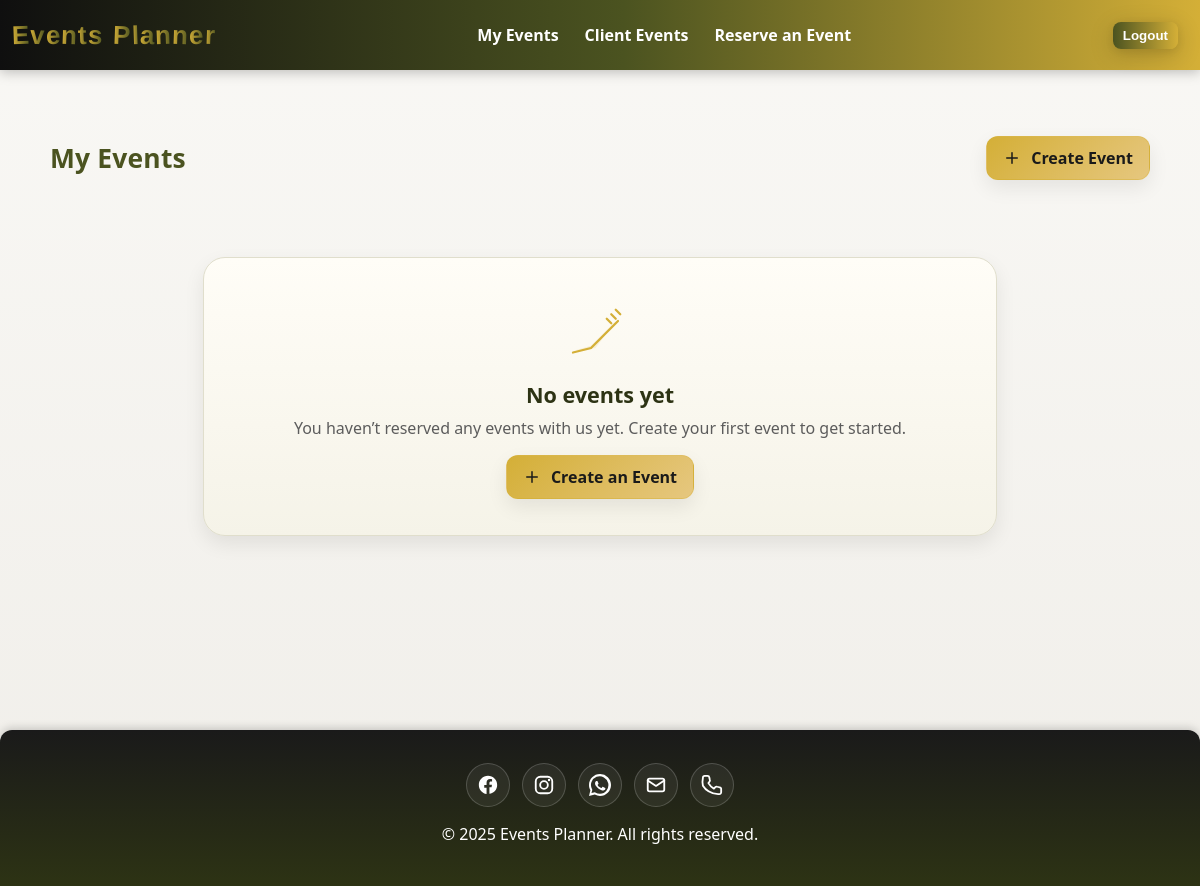
The page /events/ (signed in) on the database as committed earlier.
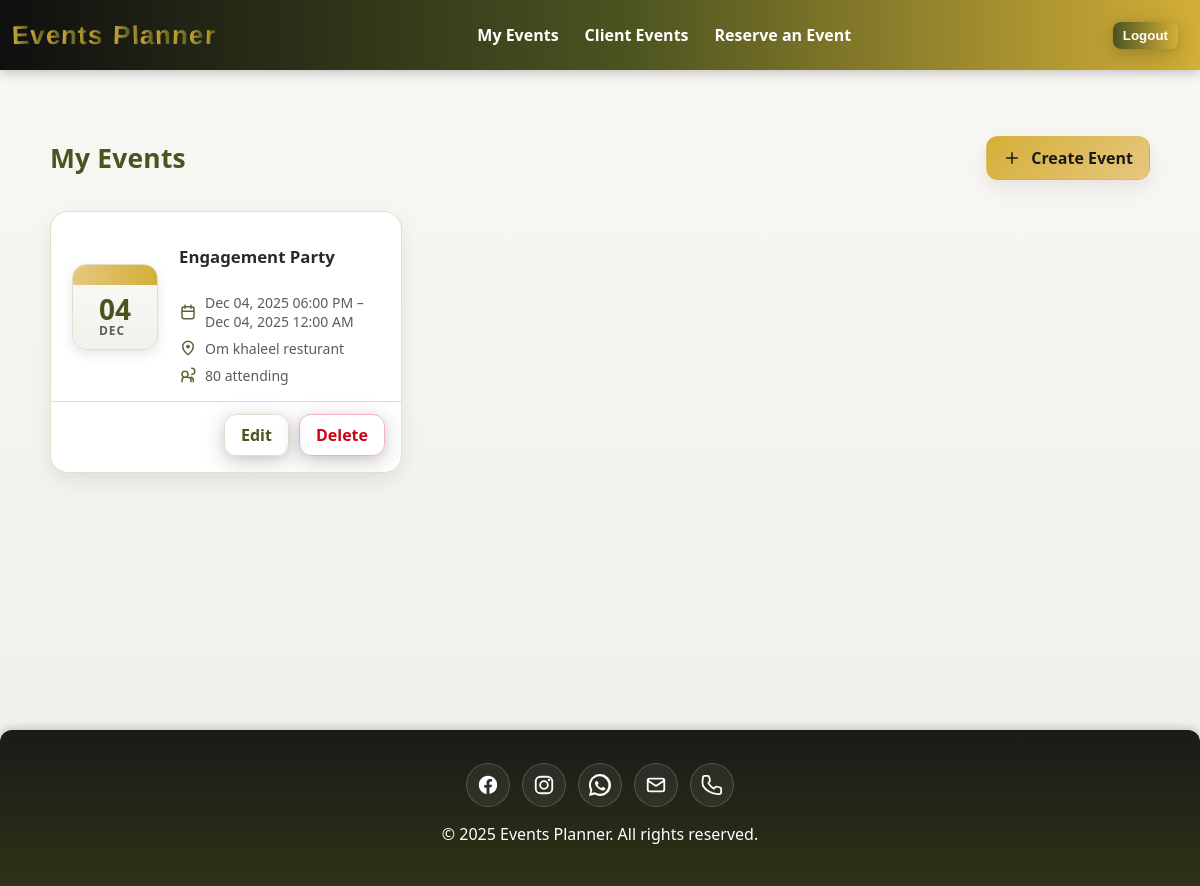
The same page on the database as committed later.
### main_app/models.py (models this page shows, shortened)
class Event(models.Model):
  title = models.CharField(max_length=200)
  description = models.TextField(max_length=500)
  location = models.TextField(max_length=500)
  start_date = models.DateTimeField('Event Date')
  end_date = models.DateTimeField('Event End Date')
  created_date = models.DateTimeField(auto_now=True)
  updated_date = models.DateTimeField(auto_now=True)
  attendees_count = models.IntegerField()
  theme_colors = models.CharField(max_length=100)
  theme_images = models.ImageField(upload_to='events/%Y/%m/',
        blank=True,
        null=True)
  user = models.ForeignKey(
        settings.AUTH_USER_MODEL,
        on_delete=models.CASCADE,
        related_name='events'
    )

### main_app/views.py (the view)
# urls.py: path('events/', views.event_index, name='my-events'),
@login_required
def event_index(request):
  events = Event.objects.filter(user=request.user).order_by('start_date')
  return render(request, 'events/index.html', {'events': events})

### main_app/templates/events/index.html (shortened to what the changed rows need)
{% extends 'base.html' %}
{% load static %}
{% block head %}
  <link rel="stylesheet" href="{% static 'css/my-events.css' %}" />
{% endblock %}
{% block content %}
  <div class="events-page">
    <header class="events-header">
      <h1 class="page-title">My Events</h1>
    </header>
    {% if events %}
      <div class="events-grid">
        {% for e in events %}
          <article class="event-card">
            <a class="event-card-link" href="{% url 'event-details' e.pk %}">
              <div class="event-media">
                <div class="calendar">
                  <div class="calendar-bar"></div>
                  <div class="calendar-body">
                    <div class="calendar-date">
                      {{ e.start_date|date:'d' }}
                      <span>{{ e.start_date|date:'M' }}</span>
                    </div>
                  </div>
                </div>
              </div>
              <div class="event-body">
                <h3 class="event-title">{{ e.title }}</h3>
                <div class="event-meta">
                  <div class="meta-item">
                    <svg viewBox="0 0 24 24" aria-hidden="true">
                      <path d="M8 7V3m8 4V3M4 11h16M7 21h10a3 3 0 0 0 3-3V8a3 3 0 0 0-3-3H7a3 3 0 0 0-3 3v10a3 3 0 0 0 3 3Z" fill="none" stroke="currentColor" stroke-width="2" stroke-linecap="round" />
                    </svg>
                    <span>
                      {{ e.start_date|date:'M d, Y h:i A' }}
                      {% if e.end_date %}
                        – {{ e.end_date|date:'M d, Y h:i A' }}
                      {% endif %}
                    </span>
                  </div>
                  {% if e.location %}
                    <div class="meta-item">
                      <svg viewBox="0 0 24 24" aria-hidden="true">
                        <path d="M12 21s-7-5.686-7-11a7 7 0 1 1 14 0c0 5.314-7 11-7 11Z" fill="none" stroke="currentColor" stroke-width="2" />
                        <circle cx="12" cy="10" r="2.5" fill="currentColor" />
                      </svg>
                      <span>{{ e.location }}</span>
                    </div>
                  {% endif %}
                  {% if e.attendees_count %}
                    <div class="meta-item">
                      <svg viewBox="0 0 24 24" aria-hidden="true">
                        <path d="M16 21v-2a4 4 0 0 0-4-4H8a4 4 0 0 0-4 4v2M12 11a4 4 0 1 0-8 0 4 4 0 0 0 8 0Zm7 10v-2a4 4 0 0 0-3-3.874M17 3a4 4 0 0 1 0 8" fill="none" stroke="currentColor" stroke-width="2" stroke-linecap="round" />
                      </svg>
                      <span>{{ e.attendees_count }} attending</span>
                    </div>
                  {% endif %}
                </div>
              </div>
            </a>
            <div class="event-actions">
              <a href="{% url 'event-update' e.pk %}" class="btn btn-ghost">Edit</a>
              <a href="{% url 'event-delete' e.pk %}" class="btn btn-danger">Delete</a>
            </div>
          </article>
        {% endfor %}
      </div>
    {% else %}
      <section class="empty-state">
        <div class="empty-art" aria-hidden="true">
          <svg viewBox="0 0 64 64">
            <path d="M10 50l14-4 22-22-18 24-18 2z" fill="currentColor" opacity=".15" />
            <path d="M46 14l4 4M42 18l4 4M38 22l4 4" stroke="currentColor" stroke-width="2" stroke-linecap="round" />
            <path d="M8 52l16-4 24-24" fill="none" stroke="currentColor" stroke-width="2" stroke-linecap="round" />
          </svg>
        </div>
        <h3>No events yet</h3>
        <p>You haven’t reserved any events with us yet. Create your first event to get started.</p>
        <a href="{% url 'event-create' %}" class="btn btn-primary">
          <span class="icon">
            <svg viewBox="0 0 24 24" aria-hidden="true">
              <path d="M12 5v14M5 12h14" stroke="currentColor" stroke-width="2" stroke-linecap="round" />
            </svg>
          </span>
          Create an Event
        </a>
      </section>
    {% endif %}
  </div>
{% endblock %}

Rows that differ between the two databases and show on the page:
now on this page (row edited): Event: start_date "04", start_date "DEC", title "Engagement Party", start_date "Dec 04, 2025 06:00 PM", end_date "Dec 04, 2025 12:00 AM", location "Om khaleel resturant", attendees_count "80"
Other text that changed with them:
text no longer shown: "No events yet You haven’t reserved any events with us yet. Create your first event to get started. Create an Event"
